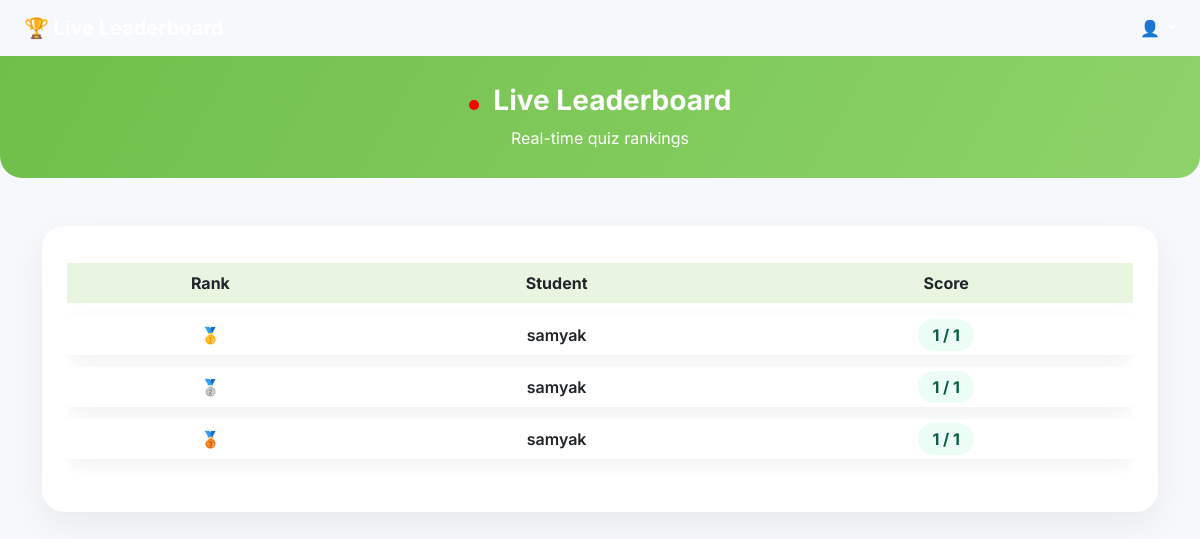
The page /leaderboard/2 on the database its author committed.
### app.py (models this page shows)
class Result(db.Model):
    id = db.Column(db.Integer, primary_key=True)
    quiz_id = db.Column(db.Integer, nullable=False)
    student = db.Column(db.String(100), nullable=False)
    score = db.Column(db.Integer, nullable=False)
    total = db.Column(db.Integer, nullable=False)
    submitted_at = db.Column(db.DateTime, default=datetime.utcnow)

### app.py (the view)
@app.route("/leaderboard/<int:quiz_id>")
def leaderboard(quiz_id):
    results = Result.query.filter_by(quiz_id=quiz_id)\
        .order_by(Result.score.desc(), Result.submitted_at.asc())\
        .all()
    return render_template("scoreboard.html", results=results)

### templates/scoreboard.html (shortened to what this page needs)
<!DOCTYPE html>
<html lang="en">
<head>
    <link href="https://cdn.jsdelivr.net/npm/bootstrap@5.3.0/dist/css/bootstrap.min.css" rel="stylesheet">
    <link rel="stylesheet" href="{{ url_for('static', filename='css/scoreboard.css') }}">
</head>
<body>
<nav class="navbar navbar-expand-lg navbar-dark px-4">
    <span class="navbar-brand fw-bold">🏆 Live Leaderboard</span>
    <div class="ms-auto d-flex align-items-center gap-3">
        <a href="/student/dashboard" class="btn btn-outline-light btn-sm">
        </a>
        <div class="dropdown">
            <a class="text-white fw-semibold dropdown-toggle"
               href="#" role="button" data-bs-toggle="dropdown">
                👤 {{ session.username }}
            </a>
        </div>
    </div>
</nav>
<div class="leaderboard-header text-center">
    <h3>
        <span class="live-dot"></span>
        Live Leaderboard
    </h3>
    <p class="mb-0">Real-time quiz rankings</p>
</div>
<div class="container mt-5 mb-5">
    <div class="leaderboard-card">
        <div class="table-responsive">
            <table class="table align-middle">
                <thead>
                    <tr>
                        <th>Rank</th>
                        <th>Student</th>
                        <th>Score</th>
                    </tr>
                </thead>
                <tbody>
                {% for r in results %}
                    <tr class="{% if loop.index == 1 %}rank-1{% elif loop.index == 2 %}rank-2{% elif loop.index == 3 %}rank-3{% endif %}">
                        <td>
                            {% if loop.index == 1 %}🥇
                            {% elif loop.index == 2 %}🥈
                            {% elif loop.index == 3 %}🥉
                            {% else %}
                                {{ loop.index }}
                            {% endif %}
                        </td>
                        <td>{{ r.student }}</td>
                        <td>
                            <span class="score-badge">
                                {{ r.score }} / {{ r.total }}
                            </span>
                        </td>
                    </tr>
                {% endfor %}
                </tbody>
            </table>
        </div>
    </div>
</div>
</body>
</html>

### static/css/scoreboard.css (style rules this page uses)
body { background: #f6f8fb; font-family: 'Inter', sans-serif; }
.leaderboard-header { background: linear-gradient(120deg, #6fbf4a, #8ed36a); color: white; padding: 28px; border-radius: 0 0 22px 22px; text-align: center; animation: fadeDown 0.6s ease; }
.leaderboard-header h3 { font-weight: 700; }
.leaderboard-card { background: white; border-radius: 22px; padding: 25px; box-shadow: 0 12px 35px rgba(0,0,0,0.06); animation: fadeUp 0.8s ease; }
table { border-collapse: separate; border-spacing: 0 12px; }
thead th { background: #e8f5e1 !important; color: #166534; border: none; font-weight: 700; text-align: center; }
tbody tr { background: #ffffff; box-shadow: 0 6px 18px rgba(0,0,0,0.06); border-radius: 14px; transition: 0.3s; }
tbody td { border: none; text-align: center; vertical-align: middle; font-weight: 600; }
.rank-1 { background: linear-gradient(120deg, #fde047, #facc15); font-weight: 800; }
.rank-2 { background: linear-gradient(120deg, #e5e7eb, #d1d5db); font-weight: 800; }
.rank-3 { background: linear-gradient(120deg, #fdba74, #fb923c); font-weight: 800; }
.score-badge { background: #ecfdf5; color: #065f46; padding: 6px 14px; border-radius: 20px; font-weight: 700; }
.live-dot { display: inline-block; width: 10px; height: 10px; background: red; border-radius: 50%; animation: pulse 1s infinite; margin-right: 8px; }

### rows shown on the page
Result: student "samyak", score "1", total "1"
Result: student "samyak", score "1", total "1"
Result: student "samyak", score "1", total "1"
